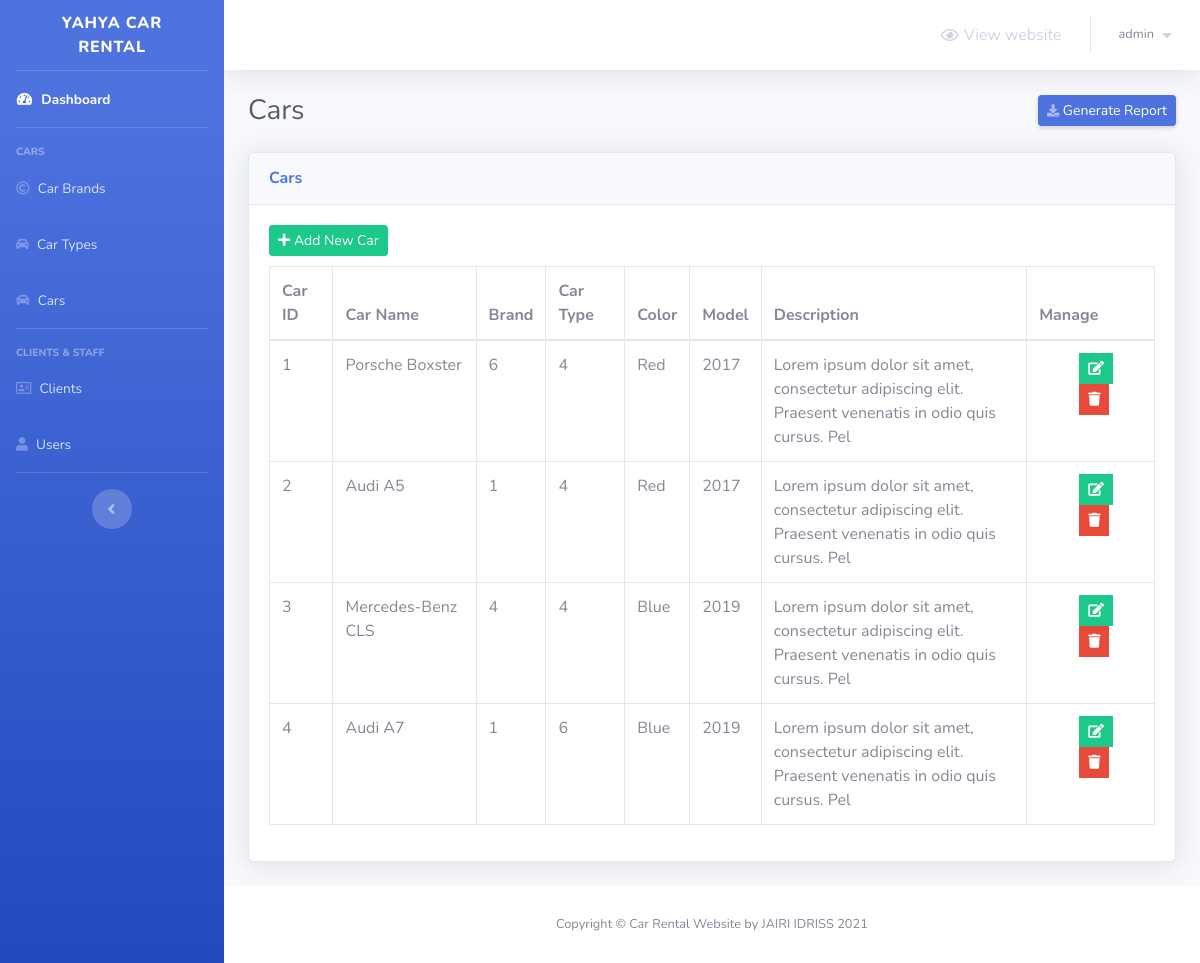
The page /admin/cars.php (signed in) on the database its author committed.
### tables this page shows
CREATE TABLE `cars` (
  `id` int(3) NOT NULL,
  `car_name` varchar(30) NOT NULL,
  `brand_id` int(3) NOT NULL,
  `type_id` int(3) NOT NULL,
  `color` varchar(20) NOT NULL,
  `model` varchar(50) NOT NULL,
  `description` varchar(100) NOT NULL
);

### admin/cars.php (the view, shortened to what this page needs)
<?php
    include 'connect.php';
    include 'Includes/templates/header.php';
    if(isset($_SESSION['username_yahya_car_rental']) && isset($_SESSION['password_yahya_car_rental']))
    {
?>
        <div class="container-fluid">
            <div class="d-sm-flex align-items-center justify-content-between mb-4">
                <h1 class="h3 mb-0 text-gray-800">Cars</h1>
                <a href="#" class="d-none d-sm-inline-block btn btn-sm btn-primary shadow-sm">
                    <i class="fas fa-download fa-sm text-white-50"></i>
                    Generate Report
                </a>
            </div>
            <?php
                $stmt = $con->prepare("SELECT * FROM cars");
                $stmt->execute();
                $rows_cars = $stmt->fetchAll();
            ?>
            <div class="card shadow mb-4">
                <div class="card-header py-3">
                    <h6 class="m-0 font-weight-bold text-primary">Cars</h6>
                </div>
                <div class="card-body">
                    <button class="btn btn-success btn-sm" style="margin-bottom: 10px;" type="button" data-toggle="modal" data-target="#add_new_car" data-placement="top">
                        <i class="fa fa-plus"></i>
                        Add New Car
                    </button>
                    <div class="table-responsive">
                        <table class="table table-bordered" id="dataTable" width="100%" cellspacing="0">
                            <thead>
                                <tr>
                                    <th>Car ID</th>
                                    <th>Car Name</th>
                                    <th>Brand</th>
                                    <th>Car Type</th>
                                    <th>Color</th>
                                    <th>Model</th>
                                    <th style = "width:30%">Description</th>
                                    <th>Manage</th>
                                </tr>
                            </thead>
                            <tbody>
                                <?php
                                foreach($rows_cars as $car)
                                {
                                    echo "<tr>";
                                        echo "<td>";
                                            echo $car['id'];
                                        echo "</td>";
                                        echo "<td>";
                                            echo $car['car_name'];
                                        echo "</td>";
                                        echo "<td>";
                                            echo $car['brand_id'];
                                        echo "</td>";
                                        echo "<td>";
                                            echo $car['type_id'];
                                        echo "</td>";
                                        echo "<td>";
                                            echo $car['color'];
                                        echo "</td>";
                                        echo "<td>";
                                            echo $car['model'];
                                        echo "</td>";
                                        echo "<td>";
                                            echo $car['description'];
                                        echo "</td>";
                                        echo "<td>";
                                            $delete_data = "delete_".$car["id"];
                                            ?>
                                            <ul>
                                                <li class="list-inline-item" data-toggle="tooltip" title="Edit">
                                                    <button class="btn btn-success btn-sm rounded-0" type="button" data-toggle="modal" ><i class="fa fa-edit"></i></button>
                                                </li>
                                                <li class="list-inline-item" data-toggle="tooltip" title="Delete">
                                                    <button class="btn btn-danger btn-sm rounded-0" type="button" data-toggle="modal" data-target="#<?php echo $delete_data; ?>" data-placement="top"><i class="fa fa-trash"></i></button>
                                                </li>
                                            </ul>
                                            <?php
                                        echo "</td>";
                                    echo "</tr>";
                                }
                                ?>
                            </tbody>
                        </table>
                    </div>
                </div>
            </div>
        </div>
<?php
        include 'Includes/templates/footer.php';
    }
    else
    {
        header('Location: index.php');
        exit();
    }
?>

### rows shown on the page
cars: id "1", car_name "Porsche Boxster", brand "6", type "4", color "Red", model "2017", description "Lorem ipsum dolor sit amet, consectetur adipiscing elit. Praesent venenatis in odio quis cursus. Pel"
cars: id "2", car_name "Audi A5", brand "1", type "4", color "Red", model "2017", description "Lorem ipsum dolor sit amet, consectetur adipiscing elit. Praesent venenatis in odio quis cursus. Pel"
cars: id "3", car_name "Mercedes-Benz CLS", brand "4", type "4", color "Blue", model "2019", description "Lorem ipsum dolor sit amet, consectetur adipiscing elit. Praesent venenatis in odio quis cursus. Pel"
cars: id "4", car_name "Audi A7", brand "1", type "6", color "Blue", model "2019", description "Lorem ipsum dolor sit amet, consectetur adipiscing elit. Praesent venenatis in odio quis cursus. Pel"

### other values the page prints
$_SESSION['username_yahya_car_rental'] "admin"
